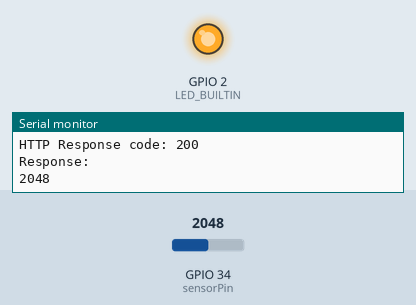
Bench run of a program on a simulated ESP32. Shown: output pins drawn as LEDs (lit = HIGH), the last lines printed to the serial monitor. The inputs (shaded band) are chosen by the test bench; at power-on: GPIO 34 (sensorPin) = 2048. WiFi joins after 1.5 s; servers stay silent unless stated; uploads are accepted with an empty reply.

Above: at 3.2 s.
3.3 s: GPIO 34 (sensorPin) set to 520
4.8 s: GPIO 34 (sensorPin) set to 448
At 6.2 s:
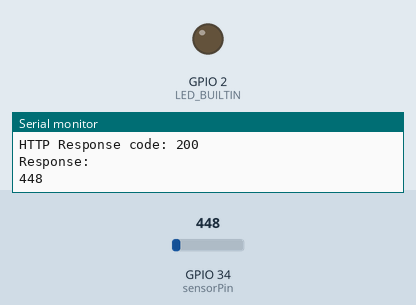
6.5 s: GPIO 34 (sensorPin) set to 540
At 7.4 s:
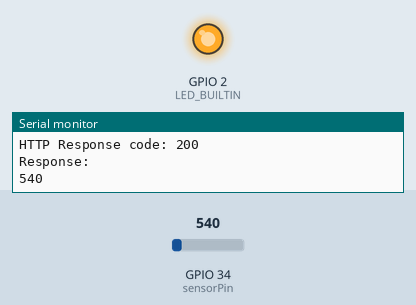
8.0 s: GPIO 34 (sensorPin) set to 491
At 8.6 s:
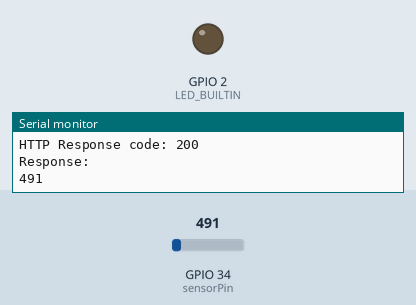
Timing chart, 0 to 10.5 s (numbered marks = the images above; inputs shaded):
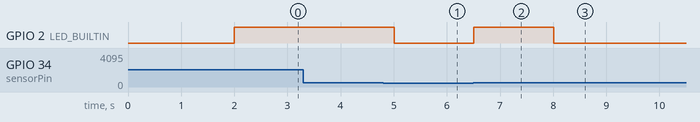

Measured:
- the behaviour switches between 501 and 500 on GPIO 34 (sensorPin) (found by bisection; images 0 and 1)
- after the input at 4.8 s, GPIO 2 (LED_BUILTIN): HIGH → LOW after 0.21 s
- after the input at 6.5 s, GPIO 2 (LED_BUILTIN): LOW → HIGH at once
- after the input at 8.0 s, GPIO 2 (LED_BUILTIN): HIGH → LOW at once

The program:

main.cpp
```cpp
/*

Esta é um exemplo de como inserir dados
de sensores com ESP32 em um Bucket no Amazon S3

*/

#include <Arduino.h>
#include <WiFi.h>
#include <HTTPClient.h>

#define LED_BUILTIN 2  // Pino do LED embutido

int sensorPin = 34;    // Pino ADC para leitura analógica
int threshold = 500;  // Limiar para acionar o LED
int sensorValue = 0;   // Variável para armazenar o valor do sensor

// Substitua pelas suas credenciais Wi-Fi
const char* ssid = "nome_da_rede";
const char* password = "palavra_passe";

// Substitua pelo nome do seu bucket e o URL
const char* bucket_name = "nome_do_bucket";
const char* s3_url = "https://nome_do_bucket.s3.regiao.amazonaws.com/";

void setup() {
  Serial.begin(115200);

  // Conecta ao Wi-Fi
  WiFi.begin(ssid, password);
  while (WiFi.status() != WL_CONNECTED) {
    delay(1000);
    Serial.println("Conectando ao WiFi...");
  }
  Serial.println("Conectado ao WiFi");

  pinMode(LED_BUILTIN, OUTPUT);  // Define o pino do LED como saída
  pinMode(sensorPin, INPUT);     // Define o pino do sensor como entrada (analógica)
}

void loop() {
  if (WiFi.status() == WL_CONNECTED) {
    HTTPClient http;

    sensorValue = analogRead(sensorPin);  // Lê o valor analógico do sensor
    Serial.println(sensorValue);          // Imprime o valor lido no monitor serial

    // Quando o valor do sensor excede o limiar, o LED pisca
    if (sensorValue > threshold) {
      digitalWrite(LED_BUILTIN, HIGH);
    } else {
      digitalWrite(LED_BUILTIN, LOW);
    }

  delay(100);  // Atraso para estabilizar a leitura do sensor

    String url = String(s3_url) + "audio.txt"; // Nome do arquivo no S3
    String data = "Valor do som: " + String(sensorValue);

    http.begin(url.c_str());
    http.addHeader("Content-Type", "text/plain");

    // Actualiza os dados (substitui)
    int httpResponseCode = http.PUT(data);

    if (httpResponseCode > 0) {
      String response = http.getString();
      Serial.println("HTTP Response code: " + String(httpResponseCode));
      Serial.println("Response: " + response);
    } else {
      Serial.println("Erro no envio HTTP");
    }

    http.end();
  } else {
    Serial.println("WiFi não conectado");
  }

}
```
